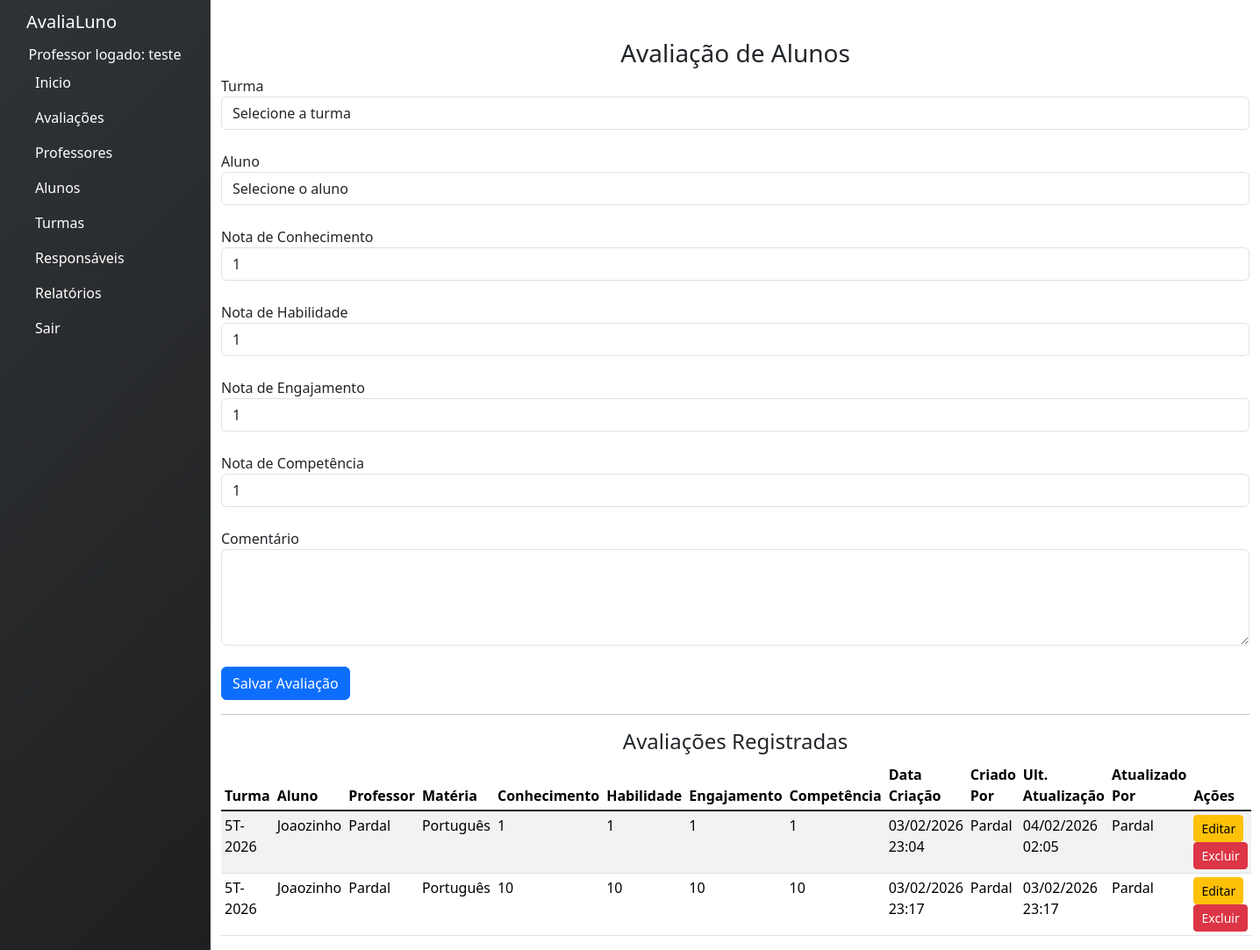
The app's page /avaliacoes (signed in) with its own data.
### avaliacoes/models.py (models this page shows, shortened)
class Avaliacao(models.Model):
    turma = models.ForeignKey(Turma, on_delete=models.CASCADE)
    aluno = models.ForeignKey(Aluno, on_delete=models.CASCADE)
    professor = models.ForeignKey(Professor, on_delete=models.CASCADE, null=True, blank=True)
    nota_conhecimento = models.IntegerField()
    nota_habilidade = models.IntegerField()
    nota_engajamento = models.IntegerField()
    nota_competencia = models.IntegerField()
    comentario = models.TextField(blank=True, null=True)
    data_criacao = models.DateTimeField(auto_now_add=True)
    data_atualizacao = models.DateTimeField(auto_now=True)
    criado_por = models.ForeignKey(User, on_delete=models.SET_NULL, null=True, blank=True, related_name='avaliacoes_criadas')
    atualizado_por = models.ForeignKey(User, on_delete=models.SET_NULL, null=True, blank=True, related_name='avaliacoes_atualizadas')

class Turma(models.Model):
    nome = models.CharField(max_length=100)
    class Meta:
        verbose_name = "Turma"
        verbose_name_plural = "Turmas" # Define o nome plural personalizado

class Aluno(models.Model):
    nome = models.CharField(max_length=100)
    turma = models.ForeignKey(Turma, on_delete=models.PROTECT)
    responsavel = models.ForeignKey(Responsavel, on_delete=models.PROTECT)
    class Meta:
        verbose_name = "Aluno"
        verbose_name_plural = "Alunos"

class Professor(models.Model):
    MATERIAS_CHOICES = [
        ('Matemática', 'Matemática'),
        ('Português', 'Português'),
        ('História', 'História'),
        ('Geografia', 'Geografia'),
        ('Física', 'Física'),
        ('Química', 'Química'),
        ('Biologia', 'Biologia'),
    ]
    user = models.OneToOneField(User, on_delete=models.CASCADE)
    materia = models.CharField(max_length=50, choices=MATERIAS_CHOICES)
    class Meta:
        verbose_name = "Professor"
        verbose_name_plural = "Professores" # Define o nome plural personalizado

### avaliacoes/views.py (the view, shortened to what this page needs)
# urls.py: path('avaliacoes', views.avaliacoes, name='avaliacoes'),
def avaliacoes(request):
    lista_turmas = Turma.objects.all()
    lista_alunos = Aluno.objects.select_related('turma').all()
    lista_avaliacoes = Avaliacao.objects.select_related('aluno', 'turma', 'professor', 'professor__user', 'criado_por', 'atualizado_por').all()
    return render(request, 'avaliacoes.html', {
        'lista_turmas': lista_turmas,
        'lista_alunos': lista_alunos,
        'lista_avaliacoes': lista_avaliacoes
    })

### avaliacoes/auth_backend.py (called while the page is built)
    def get_user(self, user_id):
        try:
            return User.objects.get(pk=user_id)
        except User.DoesNotExist:
            return None

### avaliacoes/templates/avaliacoes.html (shortened to what this page needs)
{% extends 'base.html' %}
{% block content %}
<h3 class="text-center">Avaliação de Alunos</h3>
<form method="POST">
  <div class="form-group">
    <label>Turma</label>
    <select name="turma" id="turma" class="form-control" required>
      <option value="">Selecione a turma</option>
    </select>
  </div>
  <br>
  <div class="form-group">
    <label>Aluno</label>
    <select name="aluno" id="aluno" class="form-control" required>
      <option value="">Selecione o aluno</option>
    </select>
  </div>
  <br>
  <div class="form-group">
    <label>Nota de Conhecimento</label>
    <select name="nota_conhecimento" id="nota_conhecimento" class="form-control" required>
      {% for i in "1234567891"|make_list %}
        <option value="{{ forloop.counter }}">{{ forloop.counter }}</option>
      {% endfor %}
    </select>
  </div>
  <br>
  <div class="form-group">
    <label>Nota de Habilidade</label>
    <select name="nota_habilidade" id="nota_habilidade" class="form-control" required>
      {% for i in "1234567891"|make_list %}
        <option value="{{ forloop.counter }}">{{ forloop.counter }}</option>
      {% endfor %}
    </select>
  </div>
  <br>
  <div class="form-group">
    <label>Nota de Engajamento</label>
    <select name="nota_engajamento" id="nota_engajamento" class="form-control" required>
      {% for i in "1234567891"|make_list %}
        <option value="{{ forloop.counter }}">{{ forloop.counter }}</option>
      {% endfor %}
    </select>
  </div>
  <br>
  <div class="form-group">
    <label>Nota de Competência</label>
    <select name="nota_competencia" id="nota_competencia" class="form-control" required>
      {% for i in "1234567891"|make_list %}
        <option value="{{ forloop.counter }}">{{ forloop.counter }}</option>
      {% endfor %}
    </select>
  </div>
  <br>
  <div class="form-group">
    <label>Comentário</label>
    <textarea name="comentario" id="comentario" rows="4" class="form-control"></textarea>
  </div>
  <br>
  <button type="submit" name="salvar_avaliacao" id="btnSalvar" class="btn btn-primary">
    Salvar Avaliação
  </button>
</form>
<hr>
<h4 class="text-center">Avaliações Registradas</h4>
<table class="table table-striped table-sm">
  <thead>
    <tr>
      <th>Turma</th>
      <th>Aluno</th>
      <th>Professor</th>
      <th>Matéria</th>
      <th>Conhecimento</th>
      <th>Habilidade</th>
      <th>Engajamento</th>
      <th>Competência</th>
      <th>Data Criação</th>
      <th>Criado Por</th>
      <th>Ult. Atualização</th>
      <th>Atualizado Por</th>
      <th>Ações</th>
    </tr>
  </thead>
  <tbody>
    {% for a in lista_avaliacoes %}
      <tr>
        <td>{{ a.turma.nome }}</td>
        <td>{{ a.aluno.nome }}</td>
        <td>
          {% if a.professor %}
            {{ a.professor.user.get_full_name }}
          {% else %}
            -
          {% endif %}
        </td>
        <td>
          {% if a.professor %}
            {{ a.professor.materia }}
          {% else %}
            -
          {% endif %}
        </td>
        <td>{{ a.nota_conhecimento }}</td>
        <td>{{ a.nota_habilidade }}</td>
        <td>{{ a.nota_engajamento }}</td>
        <td>{{ a.nota_competencia }}</td>
        <td>{{ a.data_criacao|date:"d/m/Y H:i" }}</td>
        <td>{{ a.criado_por.get_full_name }}</td>
        <td>{{ a.data_atualizacao|date:"d/m/Y H:i" }}</td>
        <td>{{ a.atualizado_por.get_full_name }}</td>
        <td>
          <button class="btn btn-sm btn-warning"
            onclick="editarAvaliacao(
              '{{ a.id }}',
              '{{ a.turma.id }}',
              '{{ a.aluno.id }}',
              '{{ a.nota_conhecimento }}',
              '{{ a.nota_habilidade }}',
              '{{ a.nota_engajamento }}',
              '{{ a.nota_competencia }}',
              `{{ a.comentario|default:'' }}`
            )">
            Editar
          </button>
          <button class="btn btn-sm btn-danger"
            onclick="abrirModalExcluir('{{ a.id }}')">
            Excluir
          </button>
        </td>
      </tr>
    {% empty %}
      <tr>
        <td colspan="13" class="text-center">Nenhuma avaliação cadastrada</td>
      </tr>
    {% endfor %}
  </tbody>
</table>
{% endblock %}

### avaliacoes/templates/base.html (shortened to what this page needs)
{% load static %}
<!DOCTYPE html>
<html lang="pt-br">
<head>
    <link href="https://cdn.jsdelivr.net/npm/bootstrap@5.1.3/dist/css/bootstrap.min.css" rel="stylesheet">
    <link link rel="stylesheet" type="text/css" href="{% static 'base.css' %}"/>
</head>
<body>
    <div class="sidebar-container">
        <div class="sidebar-logo">AvaliaLuno</div>
        <div><center>Professor logado: {{ user.username }}</center></div>
        <ul class="sidebar-navigation">
          <li>
            <a href="{% url 'menu' %}">
               Inicio
            </a>
          </li>
          <li>
            <a href="{% url 'avaliacoes' %}">
               Avaliações
            </a>
          </li>
          <li>
            <a href="{% url 'professores' %}">
               Professores
            </a>
          </li>
          <li>
            <a href="{% url 'alunos' %}">
               Alunos
            </a>
          </li>
          <li>
            <a href="{% url 'turmas' %}">
               Turmas
            </a>
          </li>
          <li>
            <a href="{% url 'responsaveis' %}">
               Responsáveis
            </a>
          </li>
          <li>
            <a href="{% url 'relatorios' %}">
               Relatórios
            </a>
          </li>
          <li>
            <a href="{% url 'index' %}">
               Sair
            </a>
          </li>
        </ul>
      </div>
      dashboard
      <div class="content-container">
        <div class="container-fluid">
          {% block content %}
          {% endblock %}
        </div>
      </div>
<link href="https://cdn.jsdelivr.net/npm/bootstrap@5.3.2/dist/css/bootstrap.min.css" rel="stylesheet">
</body>
</html>

### avaliacoes/static/base.css (style rules this page uses)
.sidebar-container { position: fixed; width: 240px; height: 100%; left: 0; overflow-x: hidden; overflow-y: auto; background: linear-gradient(135deg,#303336 0%,#1e1f20 100%); color: #fff; border-right: 1px solid rgba(255,255,255,0.06); }
.content-container { padding-top: 20px; }
.sidebar-logo { padding: 10px 15px 10px 30px; font-size: 20px; background-color: transparent; color: #fff; }
.sidebar-navigation { padding: 0; margin: 0; list-style-type: none; position: relative; }
.sidebar-navigation li { background-color: transparent; position: relative; display: inline-block; width: 100%; line-height: 20px; }
.sidebar-navigation li a { padding: 10px 15px 10px 30px; display: block; color: #fff; }
.sidebar-navigation li a { text-decoration: none; }
.sidebar-navigation li a { text-decoration: none; outline: none; }
.sidebar-navigation li::before { position: absolute; content: ''; height: 100%; left: 0; top: 0; -webkit-transition: width 0.2s ease-in; transition: width 0.2s ease-in; width: 3px; z-index: -1; }
.content-container { padding-left: 240px; }

### records on screen
Avaliacao: turma.nome "5T-2026", aluno.nome "Joaozinho", professor.user.get_full_name "Pardal", professor.materia "Português", nota_conhecimento "1", nota_habilidade "1", nota_engajamento "1", nota_competencia "1", data_criacao "03/02/2026 23:04", criado_por.get_full_name "Pardal", data_atualizacao "04/02/2026 02:05", atualizado_por.get_full_name "Pardal"
Avaliacao: turma.nome "5T-2026", aluno.nome "Joaozinho", professor.user.get_full_name "Pardal", professor.materia "Português", nota_conhecimento "10", nota_habilidade "10", nota_engajamento "10", nota_competencia "10", data_criacao "03/02/2026 23:17", criado_por.get_full_name "Pardal", data_atualizacao "03/02/2026 23:17", atualizado_por.get_full_name "Pardal"

### other values on screen
{{ user.username }} "teste"
form field nota_conhecimento "1"
form field nota_habilidade "1"
form field nota_engajamento "1"
form field nota_competencia "1"
